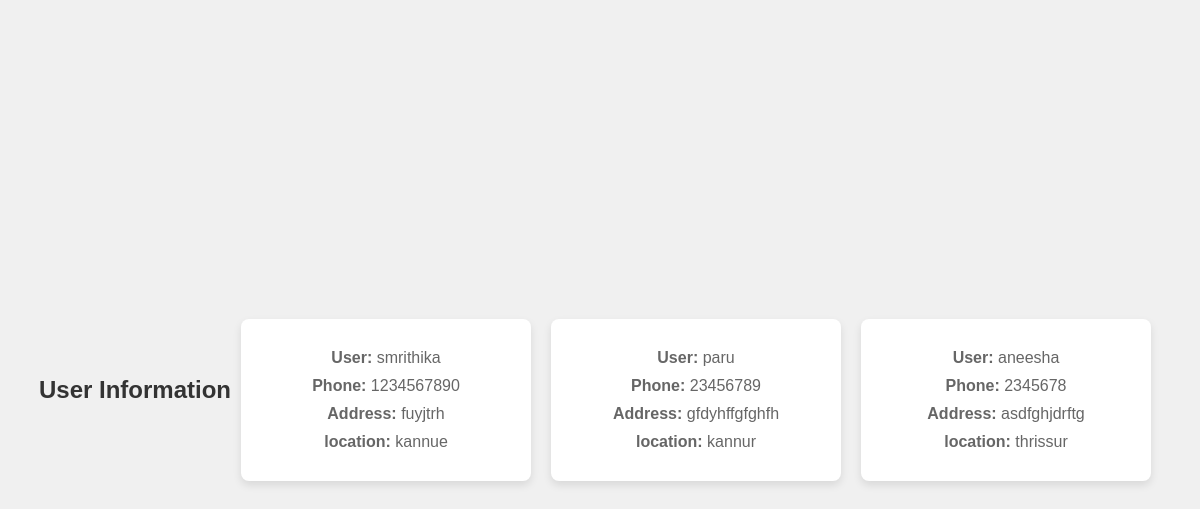
Screenshot of /users/ (signed in) with the database file from the repository.
### app/models.py (models this page shows, shortened)
class UserProfile(models.Model):
    user = models.OneToOneField(User, on_delete=models.CASCADE, related_name="user_profile")
    address = models.CharField(max_length=200, null=True)
    phone = models.CharField(max_length=20, null=True)
    dob = models.DateField(null=True)
    location = models.CharField(max_length=200, null=True)
    profile_image = models.ImageField(upload_to='images/profile', blank=True, null=True)
    guardian_name = models.CharField(max_length=200, null=True)
    guardian_phone = models.CharField(max_length=20, null=True)
    guardian_email = models.EmailField(max_length=30,null=True)

class User(AbstractUser):
    ROLE_CHOICES = [
        ("admin","Admin"),
        ("user", "User"),
        ("police","police")
    ]
    role = models.CharField(max_length=200, choices=ROLE_CHOICES, default="user")

### app/views.py (the view)
# urls.py: path('users/', AdminUserListView.as_view(), name='all_users'),
@method_decorator(decs,name="dispatch")
class AdminUserListView(ListView):
    template_name="adminuserlist.html"
    model=UserProfile
    context_object_name="data"
    def get_queryset(self):
        return UserProfile.objects.filter(user__role='user')

### app/decorator.py (called while the page is built)
def login_required(fn):
    def wrapper(request,*args,**kwargs):
        if not request.user.is_authenticated:
            messages.error(request,"invalid session")
            return redirect("signin")
        else:
            return fn(request,*args,**kwargs)
    return wrapper

### app/templates/adminuserlist.html (shortened to what this page needs)
<!DOCTYPE html>
{% load static %}
<html lang="en">
<head>
</head>
<body>
    <div class="container">
        <h2>User Information</h2>
        {% for d in data  %}
        <div class="card">
            <p><strong>User:</strong> {{ d.user }}</p>
            <p><strong>Phone:</strong> {{ d.phone }}</p>
            <p><strong>Address:</strong> {{ d.address }}</p>
            <p><strong>location:</strong> {{ d.location }}</p>
        </div>
        {% endfor %}
    </div>
</body>
</html>

### app/templates/adminuserlist.html (style rules this page uses)
body { font-family: Arial, sans-serif; background-color: #f0f0f0; margin: 0; padding: 0; display: flex; justify-content: center; align-items: center; min-height: 100vh; }
.container { display: flex; flex-wrap: wrap; justify-content: center; align-items: center; }
.card { background-color: #ffffff; border-radius: 8px; box-shadow: 0 4px 8px rgba(0, 0, 0, 0.1); padding: 20px; margin: 10px; width: 250px; text-align: center; }
h2 { margin-top: 0; color: #333333; }
p { margin: 10px 0; color: #666666; }

### rows the page displays
UserProfile: user "smrithika", phone "1234567890", address "fuyjtrh", location "kannue"
UserProfile: user "paru", phone "23456789", address "gfdyhffgfghfh", location "kannur"
UserProfile: user "aneesha", phone "2345678", address "asdfghjdrftg", location "thrissur"
